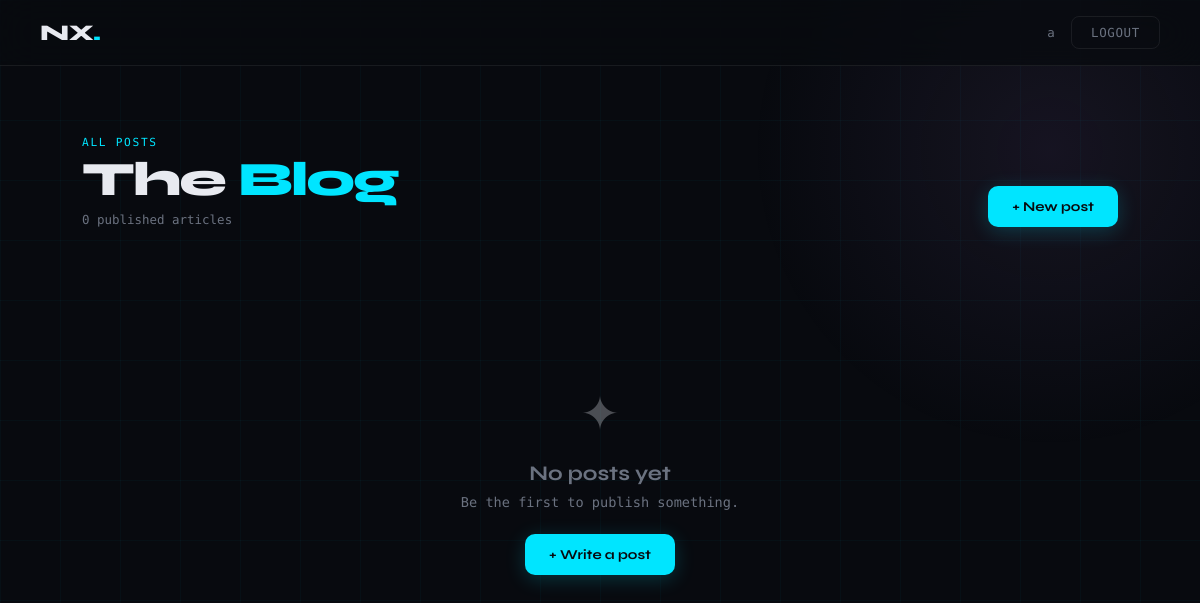
/blogs/list/ (signed in), run on an earlier commit of the app's database.
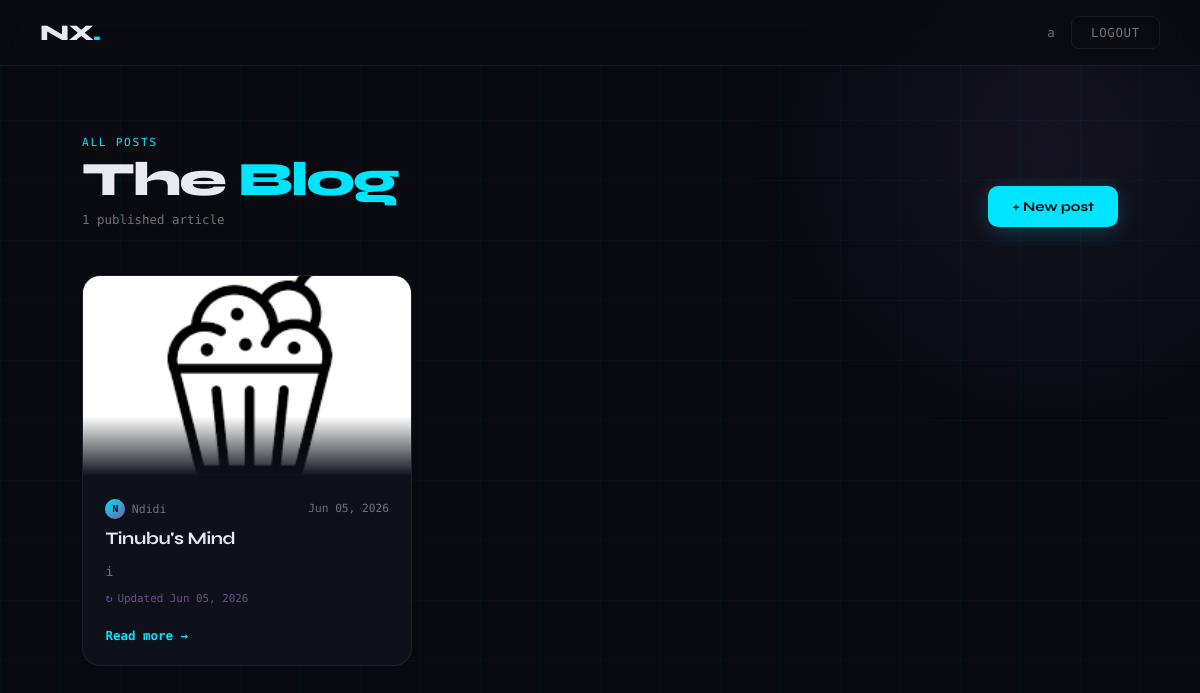
And on a later commit of the database.
### apps/blogs/models.py (models this page shows, shortened)
class Blogs(models.Model):
    author = models.ForeignKey(User, on_delete=models.CASCADE)
    title = models.CharField(max_length=255)
    slug = models.SlugField(max_length=255, unique=True, blank=True)
    description = models.TextField()
    image = models.ImageField()
    status = models.CharField(max_length=20, choices=STATUS, default="draft")
    created_at = models.DateTimeField(auto_now_add=True)
    updated_at = models.DateTimeField(auto_now=True)

### apps/users/models.py (models this page shows, shortened)
class User(models.Model):
    username = models.CharField(max_length=255)
    email = models.EmailField(unique=True)
    password = models.CharField(max_length=255)
    user_type = models.CharField(max_length=50, choices=TYPES, default='user')
    profile_pic = models.ImageField(upload_to='profile_pics/', null=True, blank=True)
    created_at = models.DateTimeField(auto_now_add=True)
    last_login = models.DateTimeField(null=True, blank=True)

### apps/users/decorator.py (the view)
    def wrapper(request, *args, **kwargs):
        if not request.session.get("user_id"):
            messages.error(
                request, "Please login"
            )
            return redirect("login")
        return view_func(
            request,
            *args,
            **kwargs
        )

### apps/blogs/views.py (called while the page is built)
@login_required
def b_lists(request):
    blogs = Blogs.objects.filter(status="published").order_by("-created_at")
    return render(request, "blogs/b_list.html", {"blogs": blogs})

### apps/users/decorator.py (called while the page is built)
def login_required(view_func):
    def wrapper(request, *args, **kwargs):
        if not request.session.get("user_id"):
            messages.error(
                request, "Please login"
            )
            return redirect("login")
        return view_func(
            request,
            *args,
            **kwargs
        )
    return wrapper

### templates/blogs/b_list.html (shortened to what this page needs)
{% extends "base.html" %}
{% block content %}
<div class="page-wrapper">
  <div class="page-header">
    <div class="page-header-left">
      <p class="eyebrow">All posts</p>
      <h1>The <em>Blog</em></h1>
      <p class="count">{{ blogs|length }} published article{{ blogs|length|pluralize }}</p>
    </div>
    <a href="{% url 'post_blog' %}" class="btn-new">
      + New post
    </a>
  </div>
  <div class="blog-grid">
    {% if blogs %}
      {% for blog in blogs %}
        <article class="blog-card">
          <div class="blog-card-img">
            {% if blog.image %}
              <img src="{{ blog.image.url }}" alt="{{ blog.title }}" />
            {% elif blog.thumbnail %}
              <img src="{{ blog.thumbnail.url }}" alt="{{ blog.title }}" />
            {% else %}
              {{ blog.title|first|upper }}
            {% endif %}
          </div>
          <div class="blog-card-body">
            <div class="blog-meta">
              <span class="blog-author-chip">
                <span class="author-dot">{{ blog.author.username|first|upper }}</span>
                {{ blog.author.username }}
              </span>
              <span class="blog-date">{{ blog.created_at|date:"M d, Y" }}</span>
            </div>
            <a href="{% url 'details' slug=blog.slug %}" class="blog-title">
              {{ blog.title }}
            </a>
            {% if blog.description %}
              <p class="blog-excerpt">{{ blog.description|truncatewords:25 }}</p>
            {% else %}
              <p class="blog-excerpt">{{ blog.content|striptags|truncatewords:25 }}</p>
            {% endif %}
            {% if blog.updated_at and blog.updated_at != blog.created_at %}
              <span class="blog-updated">Updated {{ blog.updated_at|date:"M d, Y" }}</span>
            {% endif %}
          </div>
          <div class="blog-card-footer">
            <a href="{% url 'details' slug=blog.slug %}" class="read-link">
              Read more →
            </a>
          </div>
        </article>
      {% endfor %}
    {% else %}
      <div class="empty-state">
        <div class="empty-icon">✦</div>
        <h3>No posts yet</h3>
        <p>Be the first to publish something.</p>
        <a href="{% url 'post_blog' %}" class="btn-new" style="display:inline-flex; width:auto;">
          + Write a post
        </a>
      </div>
    {% endif %}
  </div>
</div>
{% endblock %}

What changed in the data, as far as the page shows it:
added Blogs: image (picture), author.username|first "N", author.username "Ndidi", created_at "Jun 05, 2026", title "Tinubu's Mind", description "i", updated_at "Jun 05, 2026"
Also different on the page:
{{ blogs|length }}: "0" → "1"
text no longer shown: "✦ No posts yet Be the first to publish something. + Write a post"
